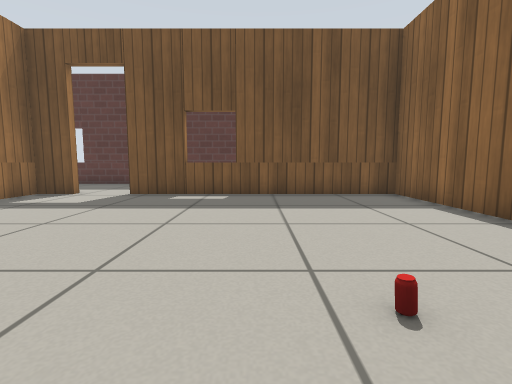
View 1 (above)

16 first-person views from a walk through a robot-simulator world made for Gazebo. The camera is 0.5 m above the floor, tilts 6° down and sees 85° across. Floor lines are 1 m apart. The floor is counted in squares, 0.5 m on a side. Each view is taken from the middle of a square. On the plan, view 1 faces up. The plan holds only what a view shows up to about 11 squares ahead; the rest is blank. Robots are left out. Simple patterns stand in for the simulator's built-in surfaces.

View 2
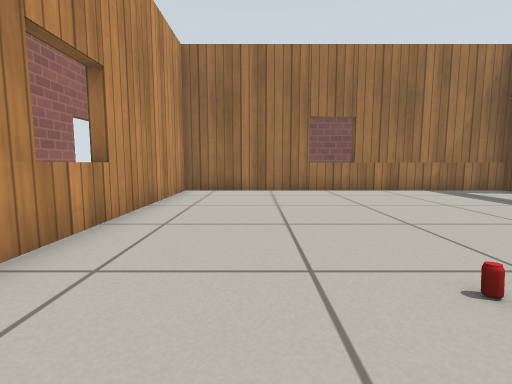

View 3
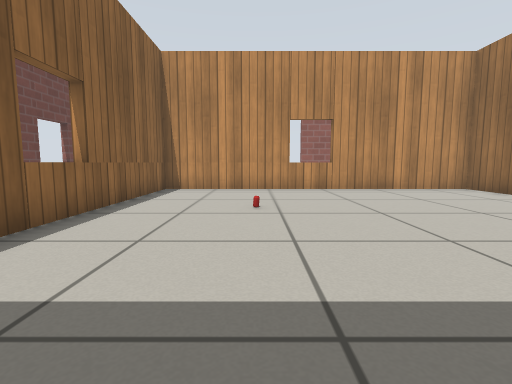

View 4
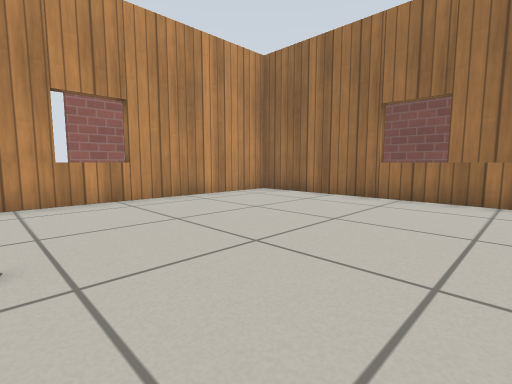

View 5
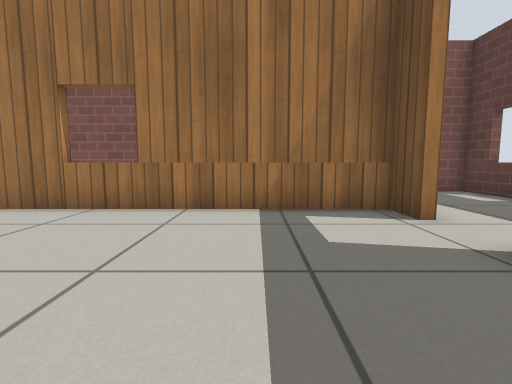

View 6
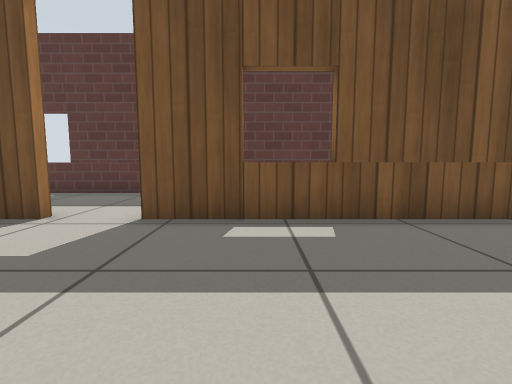

View 7
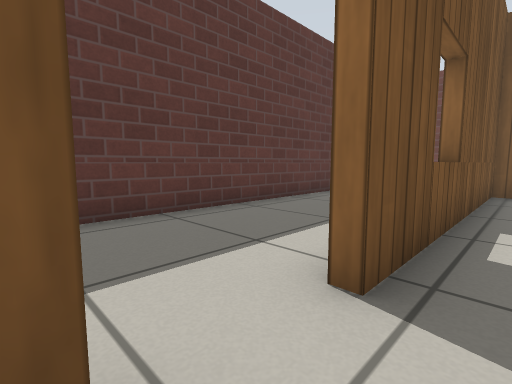

View 8
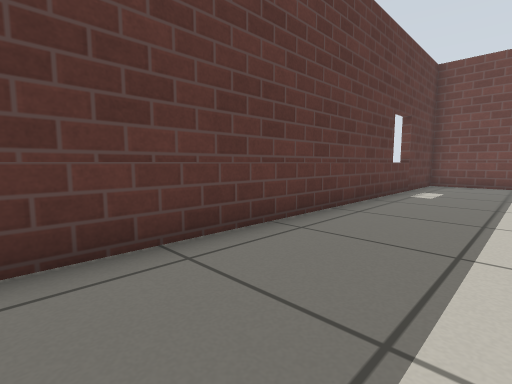

View 9
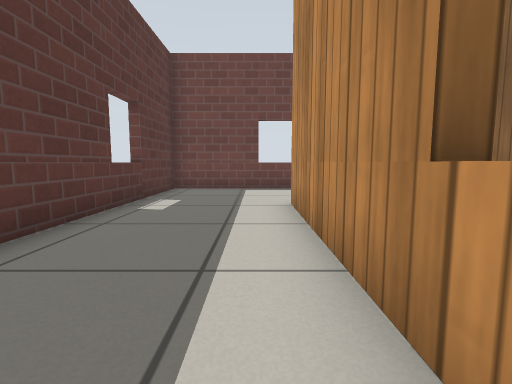

View 10
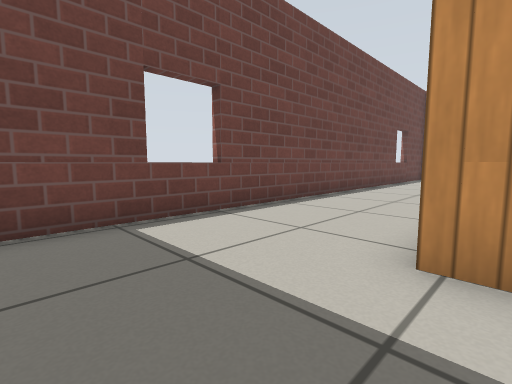

View 11
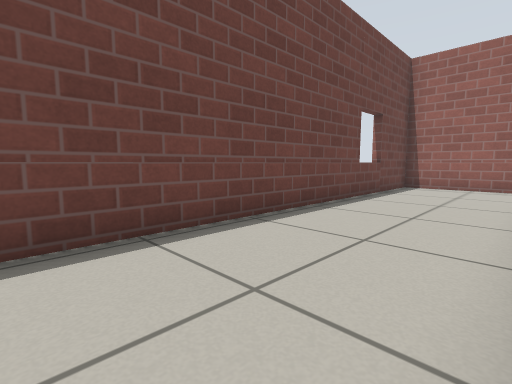

View 12
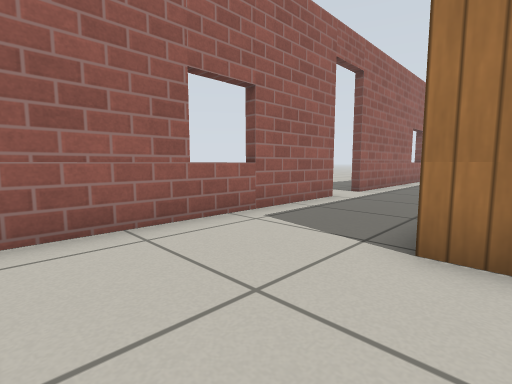

View 13
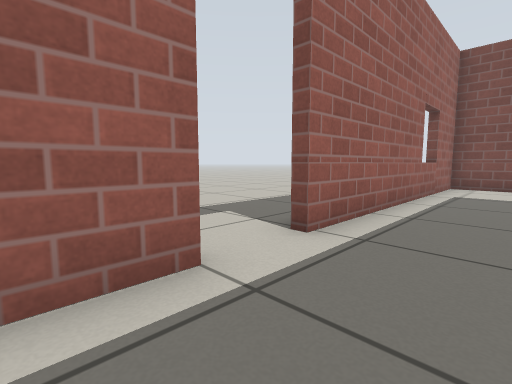

View 14
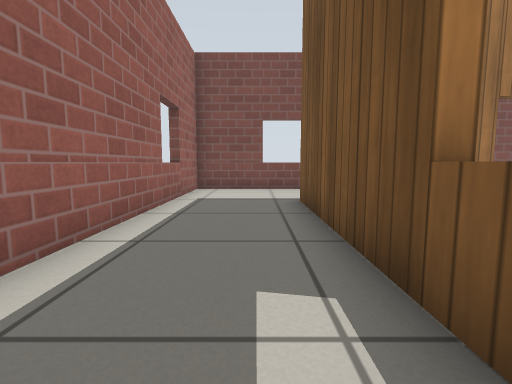

View 15
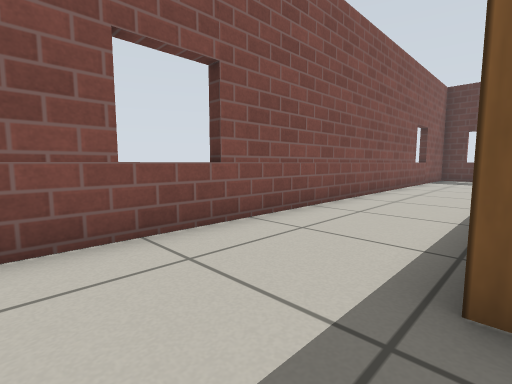

View 16
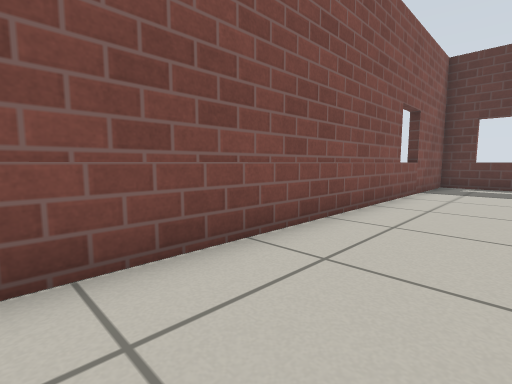

### Floor plan
Points are (right, up) in squares from view 1. A wall is a line through its corners. A room is listed if a view was taken in it or the views show most of it. See-through windows are left out.
Room 1 (views 1, 2, 3, 4, 5, 6, 7)
walls: (-5.8, 8.8) (-7, 8.8) (-7, -2.5) (4.4, -2.5) (4.4, 8.8) (-4, 8.8)
ways out: open door at (-4.5, 9) to room 2
objects: drink can (1, 2)
Room 2 (views 8, 9, 10, 11, 12, 13, 14, 15, 16)
walls: (4.7, -2) (4.7, -2.9); (-1.1, -2.8) (-7.4, -2.8); (-1.2, 9.1) (4.8, 9.1); (0.5, -6.2) (8.7, -6.2) (8.7, 13.1) (-10.7, 13.1) (-10.7, -6.2) (-1.3, -6.2); (-8.3, -6.1) (-8.3, -6.6)
ways out: open door at (-4.5, 9) to room 1; open door at (-0.5, -6)

Positions as (right, up) in squares from view 1, and headings:
1: (0, 0), facing up
2: (3, 0), facing left
3: (1, 8), facing down
4: (1, 5), facing down-left
5: (-1, 6), facing left
6: (-2, 4), facing up
7: (-6, 8), facing up-right
8: (-5, 10), facing up-right
9: (-2, 10), facing right
10: (4, 12), facing down-right
11: (5, 6), facing down-right
12: (8, -2), facing down-left
13: (2, -4), facing down-left
14: (0, -4), facing left
15: (-7, -5), facing up-left
16: (-8, 0), facing up-left
